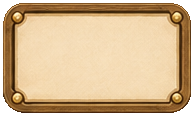
#> input picture assets/ui/farm-ui/chip_value.png, 194 x 116 px, given in place of dock-btn-green.png, which was not available
$ python _pack_dock_ui.py
#> lines starting #> are read from the running program, lines starting #| are printed output that depends on the picture; after the words box and inside, x2 and y2 are one past the last pixel; in counts of white or black regions, pixels touching at a corner belong together; pictures that were not available may be replaced by others from this repository, and a replacement may not be noted
from collections import deque
from pathlib import Path

from PIL import Image

ROOT = Path(r"C:\Users\CYX\.cursor\projects\c-Users-CYX-OneDrive\assets")
DST = Path(r"C:\Users\CYX\OneDrive\文档\小鸡股市\assets\ui\farm-ui")

SPECS = {
	"dock-btn-green.png": ("dock_btn_green.png", 176, 132),
	"dock-btn-red.png": ("dock_btn_red.png", 176, 132),
	"dock-btn-green-wide.png": ("dock_btn_green_wide.png", 320, 120),
	"dock-panel.png": ("dock_panel.png", 384, 168),
}


def is_chroma(r: int, g: int, b: int, a: int) -> bool:
	if a < 12:
		return True
	if max(r, g, b) < 22:
		return True
	# Magenta / hot pink key, including anti-aliased fringes.
	if r >= 160 and b >= 150 and g <= 150 and (r - g) >= 30 and (b - g) >= 20:
		return True
	return False


def knock_bg(im: Image.Image) -> Image.Image:
	im = im.convert("RGBA")
	px = im.load()
	w, h = im.size
	seen = [[False] * w for _ in range(h)]
	q: deque[tuple[int, int]] = deque()
	for x in range(w):
		q.append((x, 0))
		q.append((x, h - 1))
	for y in range(h):
		q.append((0, y))
		q.append((w - 1, y))
	while q:
		x, y = q.popleft()
		if x < 0 or y < 0 or x >= w or y >= h or seen[y][x]:
			continue
		seen[y][x] = True
		r, g, b, a = px[x, y]
		if not is_chroma(r, g, b, a):
			continue
		px[x, y] = (0, 0, 0, 0)
		q.extend(((x + 1, y), (x - 1, y), (x, y + 1), (x, y - 1)))
	for y in range(h):
		for x in range(w):
			r, g, b, a = px[x, y]
			if is_chroma(r, g, b, a) and r >= 160 and b >= 150:
				px[x, y] = (0, 0, 0, 0)
	return im


def tight_crop(im: Image.Image, pad: int = 1) -> Image.Image:
	a = im.getchannel("A").point(lambda v: 255 if v > 24 else 0)
	bb = a.getbbox()
	if bb is None:
		return im
	l, t, r, b = bb
	l = max(0, l - pad)
	t = max(0, t - pad)
	r = min(im.size[0], r + pad)
	b = min(im.size[1], b + pad)
	return im.crop((l, t, r, b))


def edge_inset(im: Image.Image, alpha_cut: int = 80) -> tuple[int, int, int, int]:
	px = im.load()
	w, h = im.size

	def col_solid(x: int) -> bool:
		hits = 0
		for y in range(h):
			if px[x, y][3] > alpha_cut:
				hits += 1
		return hits > h * 0.55

	def row_solid(y: int) -> bool:
		hits = 0
		for x in range(w):
			if px[x, y][3] > alpha_cut:
				hits += 1
		return hits > w * 0.55

	left = next((x for x in range(w) if col_solid(x)), 0)
	right = next((x for x in range(w - 1, -1, -1) if col_solid(x)), w - 1)
	top = next((y for y in range(h) if row_solid(y)), 0)
	bottom = next((y for y in range(h - 1, -1, -1) if row_solid(y)), h - 1)
	return left, top, w - 1 - right, h - 1 - bottom


DST.mkdir(parents=True, exist_ok=True)
for src_name, (dst_name, tw, th) in SPECS.items():
	im = tight_crop(knock_bg(Image.open(ROOT / src_name)))
#> in knock_bg, im is the input picture: PIL image 194x116 RGBA; mean R, G, B, A 186.5, 158, 119.4, 230
#> after the loop in knock_bg, `while q:`: seen = 116 items
#> in tight_crop, `a = im.getchannel("A").point(lambda v: 255 if v > 24 else 0)`:
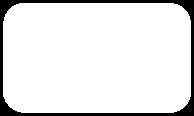
#> a: PIL image 194x116 L; 90.2% white; 1 black region, box (x1, y1, x2, y2) and area: (0, 0, 194, 116) 2210
#> in tight_crop, `bb = a.getbbox()`: bb = (3, 3, 191, 113)
#> in tight_crop, `l, t, r, b = bb`: l = 3; r = 191; b = 113
#> in tight_crop, `l = max(0, l - pad)`: l = 2
#> in tight_crop, `r = min(im.size[0], r + pad)`: r = 192
#> in tight_crop, `b = min(im.size[1], b + pad)`: b = 114
#> in tight_crop, `return im.crop((l, t, r, b))`:
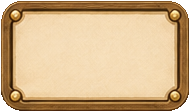
#> returned value: PIL image 190x112 RGBA; mean R, G, B, A 197.2, 167.1, 126.3, 243.2; transparent parts drawn white
	im.thumbnail((tw, th), Image.Resampling.LANCZOS)
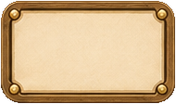
#> im: PIL image 176x104 RGBA; mean R, G, B, A 199.5, 168.2, 126.4, 243; transparent parts drawn white
	im.save(DST / dst_name)
	print(dst_name, im.size, "insets", edge_inset(im))
#> after the loop in col_solid, `for y in range(h):`: hits = 0
#> in edge_inset, `left = next((x for x in range(w) if col_solid(x)), 0)`: left = 1
#> in edge_inset, `right = next((x for x in range(w - 1, -1, -1) if col_solid(x)), w - 1)`: right = 174
#> after the loop in row_solid, `for x in range(w):`: hits = 0
#> in edge_inset, `top = next((y for y in range(h) if row_solid(y)), 0)`: top = 1
#> in edge_inset, `bottom = next((y for y in range(h - 1, -1, -1) if row_solid(y)), h - 1)`: bottom = 102
#| dock_btn_green.png (176, 104) insets (1, 1, 1, 1)
#> pass 2 of the loop `for src_name, (dst_name, tw, th) in SPECS.items():`:
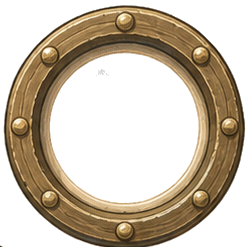
#> input picture assets/ui/farm-ui/clock_bezel.png, 248 x 247 px, given in place of dock-btn-red.png, which was not available
#> in knock_bg, im is the input picture: PIL image 248x247 RGBA; mean R, G, B, A 196.3, 184.1, 166.8, 120.7
#> in tight_crop (call 2), `a = im.getchannel("A").point(lambda v: 255 if v > 24 else 0)`:
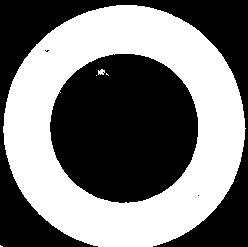
#> a: PIL image 248x247 L; 47.3% white; 5 white regions (3 under 20 px), largest, box (x1, y1, x2, y2) and area: (3, 5, 246, 247) 28955, (98, 69, 105, 75) 31
#> `im.thumbnail((tw, th), Image.Resampling.LANCZOS)`:
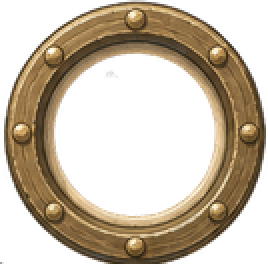
#> im: PIL image 134x132 RGBA (shown 2 times larger); mean R, G, B, A 79.5, 66.5, 48.1, 123.2; transparent parts drawn white
#| dock_btn_red.png (134, 132) insets (12, 12, 11, 10)
#> (the run stopped early here; a loop or call above may not have finished)
